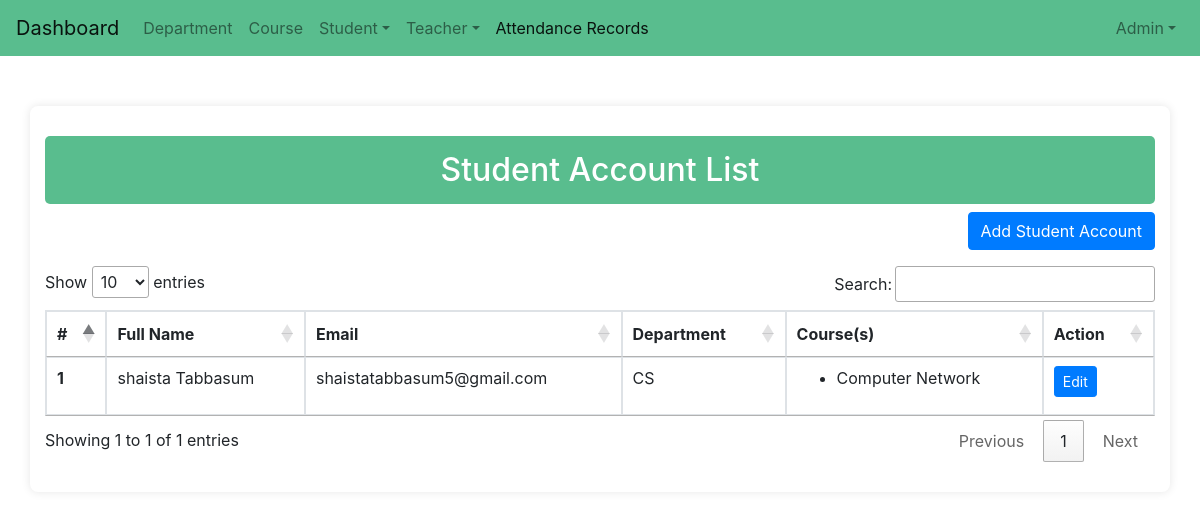
/student_list/ (signed in), run on the app's committed database.
### attandance/models.py (models this page shows, shortened)
class CustomUser(AbstractUser):
    full_name = models.CharField(max_length=100, null=True)
    phone_number = models.CharField(max_length=15, blank=True, null=True)
    role = models.CharField(max_length=50, null=True)
    date_of_creation = models.DateField(auto_now_add=True, null=True)
    last_login_date = models.DateField(blank=True, null=True)
    is_super_admin = models.BooleanField(default=False)
    teacher = models.OneToOneField(Teacher, on_delete=models.CASCADE, null=True, blank=True)
    objects = CustomUserManager()

class Student(models.Model):
    student_id = models.CharField(max_length=50)
    username = models.CharField(max_length=255)
    last_name = models.CharField(max_length=255)
    email = models.EmailField(unique=True)
    password = models.CharField(max_length=255)
    department = models.ForeignKey(Department, on_delete=models.SET_NULL, null=True)
    courses = models.ManyToManyField(Courses)
    created_at = models.DateTimeField(auto_now_add=True, null=True)
    updated_at = models.DateTimeField(auto_now=True, null=True)

class Department(models.Model):
    dep_id = models.CharField(max_length=100, null=True)
    name = models.CharField(max_length=255, )
    description = models.TextField(blank=True, null=True)
    created_on = models.DateTimeField(auto_now_add=True)
    updated_on = models.DateTimeField(auto_now=True)

class Courses(models.Model):
    course_id = models.CharField(max_length=100, null=True)
    name = models.CharField(max_length=255, )
    department = models.ForeignKey(Department, on_delete=models.CASCADE)
    created_on = models.DateTimeField(auto_now_add=True)
    updated_on = models.DateTimeField(auto_now=True)

### attandance/views.py (the view)
# urls.py: path('student_list/', views.student_list , name = 'student_list'),
@login_required(login_url='home')
def student_list(request):
    student = Student.objects.prefetch_related('courses').all()
    return render(request , 'admin/student_account/list_std_account.html', { 'student':student })

### templates/admin/student_account/list_std_account.html (shortened to what this page needs)
<!DOCTYPE html>
<html lang="en">
{% load static %}
<head>
</head>
<body>
    {% include 'navbar.html' %}
    <div class="container">
        <h2 class="text-center">Student Account List</h2>
        <div class="text-right mb-3">
            <a class="btn btn-primary" href="{% url 'add_student' %}">Add Student Account</a>
        </div>
        <div class="table-responsive">
            <table class="table table-bordered" id="coursesList">
                <thead>
                    <tr>
                        <th>#</th>
                        <th>Full Name</th>
                        <th>Email</th>
                        <th>Department</th>
                        <th>Course(s)</th>
                        <th>Action</th>
                    </tr>
                </thead>
                <tbody>
                    {% for i in student %}
                    <tr>
                        <th scope="row">{{ forloop.counter }}</th>
                        <td>{{ i.username }} {{ i.last_name }}</td>
                        <td>{{ i.email }}</td>
                        <td>{{ i.department.name }}</td>
                        <td>
                            <ul>
                                {% for course in i.courses.all %}
                                <li>{{ course.name }}</li>
                                {% endfor %}
                            </ul>
                        </td>
                        <td class="action-buttons">
                            <a class="btn btn-primary btn-sm" href="{% url 'edit_student' i.pk %}">Edit</a>
                        </td>
                    </tr>
                    {% endfor %}
                </tbody>
            </table>
        </div>
</body>
</html>

### templates/navbar.html (shortened to what this page needs)
<html lang="en">
<head>
  <link rel="stylesheet" href="https://maxcdn.bootstrapcdn.com/bootstrap/4.5.2/css/bootstrap.min.css">
  <link rel="stylesheet" href="https://cdn.datatables.net/1.13.6/css/jquery.dataTables.min.css">
  <link href="https://cdnjs.cloudflare.com/ajax/libs/select2/4.1.0/css/select2.min.css" rel="stylesheet" />
  <link rel="stylesheet" href="https://cdnjs.cloudflare.com/ajax/libs/font-awesome/5.15.3/css/all.min.css">
</head>
<body>
  <nav class="navbar navbar-expand-lg navbar-light" style="background: #59bd8e;">
    <a class="navbar-brand" href="/dashboard">Dashboard</a>
    <div class="collapse navbar-collapse" id="navbarSupportedContent">
      <ul class="navbar-nav mr-auto">
        <li class="nav-item ">
          <a class="nav-link" href="{% url 'department_list' %}">Department</a>
        </li>
        <li class="nav-item ">
          <a class="nav-link" href="{% url 'courses_list' %}">Course</a>
        </li>
        <li class="nav-item dropdown">
          <a class="nav-link dropdown-toggle" data-toggle="dropdown" href="#">Student</a>
        </li>
        <li class="nav-item dropdown">
          <a class="nav-link dropdown-toggle" data-toggle="dropdown" href="#">Teacher</a>
        </li>
        <li class="nav-item active">
          <a class="nav-link" href="/upload_and_filter_attendance">Attendance Records
       </a>
        </li>
      </ul>
      <ul class="navbar-nav ml-auto">
        {% if user.username is not None %}
        <li class="nav-item dropdown custom-dropdown">
          <a class="nav-link dropdown-toggle" data-toggle="dropdown" href="#">{{ user.username|capfirst }}</a>
        </li>
        {% endif %}
      </ul>
    </div>
</nav>
</body>
</html>

### templates/admin/student_account/list_std_account.html (style rules this page uses)
body { background-color: #f8f9fa; font-family: Arial, sans-serif; }
.container { max-width: 800px; background: #ffffff; padding: 30px; border-radius: 8px; box-shadow: 0 0 10px rgba(0, 0, 0, 0.1); margin-top: 50px; }
h2 { background-color: #59bd8e; color: white; padding: 15px; border-radius: 5px; font-size: 1.5rem; text-align: center; }
.btn-primary { background-color: #59bd8e; border: none; border-radius: 5px; padding: 10px 20px; font-size: 1rem; }

### data on the page
CustomUser: username "Admin"
Student: username "shaista", last_name "Tabbasum", email "shaistatabbasum5@gmail.com", department.name "CS"
Courses: name "Computer Network"
